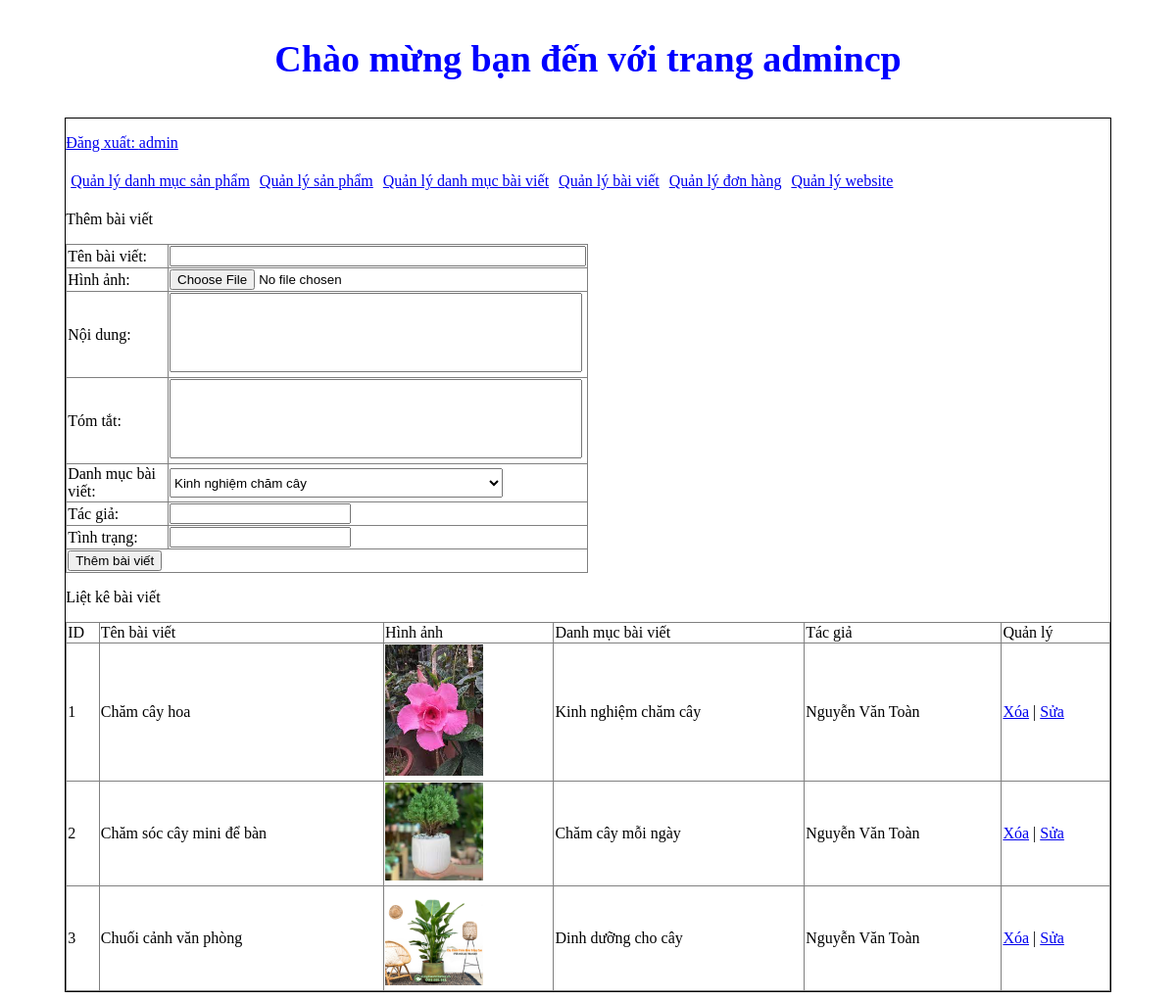
Page /admincp/index.php?action=quanlybaiviet&query=them (signed in) on the committed database.
### tables this page shows
CREATE TABLE `tbl_baiviet` (
  `id` int(11) NOT NULL,
  `tenbaiviet` varchar(255) NOT NULL,
  `noidung` longtext NOT NULL,
  `tomtat` longtext NOT NULL,
  `id_danhmuc` int(11) NOT NULL,
  `hinhanh` varchar(255) NOT NULL,
  `tacgia` varchar(50) NOT NULL,
  `tinhtrang` int(11) NOT NULL
);

CREATE TABLE `tbl_danhmucbaiviet` (
  `id_baiviet` int(11) NOT NULL,
  `tendanhmuc_baiviet` varchar(255) NOT NULL,
  `thutu` int(11) NOT NULL
);

### admincp/modules/quanlybaiviet/lietke.php (the view)
<p>Liệt kê bài viết</p>
<?php
$sql_lietkebv = "SELECT * from tbl_baiviet,tbl_danhmucbaiviet where tbl_danhmucbaiviet.id_baiviet = tbl_baiviet.id_danhmuc
order by tbl_baiviet.id desc";
$row_lietke = mysqli_query($mysqli,$sql_lietkebv);
?>
<form action="./xuly.php" method="post">
  <table border = '1' width = '100%' style="border-collapse: collapse;">
    <tr>
        <td>ID</td>
        <td>Tên bài viết</td>
        <td>Hình ảnh</td>
        <td>Danh mục bài viết</td>
        <td>Tác giả</td>
        <td>Quản lý</td>
    </tr>
    <?php
    $i = 0;
    while($rows = mysqli_fetch_array($row_lietke)){
        $i++;
    ?>
    <tr>
        <td><?php echo $i;?></td>
        <td><?php echo $rows['tenbaiviet'];?></td>
        <td><img src="modules/quanlybaiviet/uploads/<?php echo $rows['hinhanh'];?>" alt="ảnh minh họa" width="100px"></td>
        <td><?php echo $rows['tendanhmuc_baiviet'];?></td>
        <td><?php echo $rows['tacgia'];?></td>
        <td>
            <a href="modules/quanlybaiviet/xuly.php?idbaiviet=<?php echo $rows['id'];?>">Xóa</a>
            |
            <a href="?action=quanlybaiviet&query=sua&idbaiviet=<?php echo $rows['id'];?>">Sửa</a>
        </td>
    </tr>
    <?php
    }
    ?>
  </table>
</form>

### rows in the picture
tbl_baiviet: tenbaiviet "Chăm cây hoa", hinhanh (picture), tbl_danhmucbaiviet.tendanhmuc_baiviet "Kinh nghiệm chăm cây", tacgia "Nguyễn Văn Toàn"
tbl_baiviet: tenbaiviet "Chăm sóc cây mini để bàn", hinhanh (picture), tbl_danhmucbaiviet.tendanhmuc_baiviet "Chăm cây mỗi ngày", tacgia "Nguyễn Văn Toàn"
tbl_baiviet: tenbaiviet "Chuối cảnh văn phòng", hinhanh (picture), tbl_danhmucbaiviet.tendanhmuc_baiviet "Dinh dưỡng cho cây", tacgia "Nguyễn Văn Toàn"

### other values in the picture
$_SESSION['dangnhap'] "admin"
form field danhmucbaiviet "Kinh nghiệm chăm cây"
